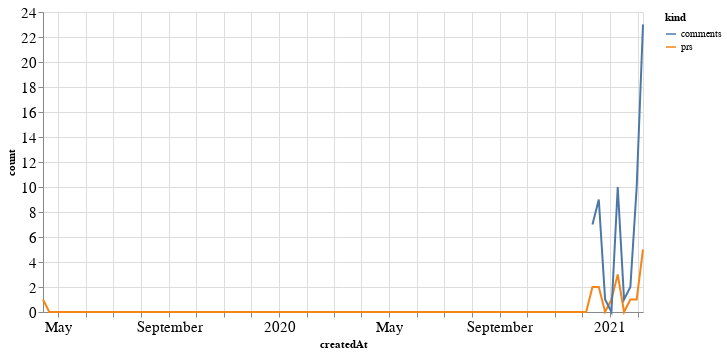

The cell this chart's notebook holds for it:
### Code cell
alt.Chart(total_time, width=600).mark_line().encode(
    x='createdAt',
    y='count',
    color='kind'
)

### Figure 1 — Vega-Lite specification as saved in the notebook (floating-point values rounded to 4 significant figures; data arrays with more than 128 entries replaced by an {"elided": "..."} marker saying what was removed)
{"config": {"axisLeft": {"labelFontSize": 15}, "axisBottom": {"labelFontSize": 15}}, "data": {"name": "data-76524bdea47ce81a2340f7d258ce2937"}, "mark": "line", "encoding": {"color": {"type": "nominal", "field": "kind"}, "x": {"type": "temporal", "field": "createdAt"}, "y": {"type": "quantitative", "field": "count"}}, "width": 600, "$schema": "https://vega.github.io/schema/vega-lite/v4.8.1.json", "datasets": {"data-76524bdea47ce81a2340f7d258ce2937": {"elided": "192 records"}}}
